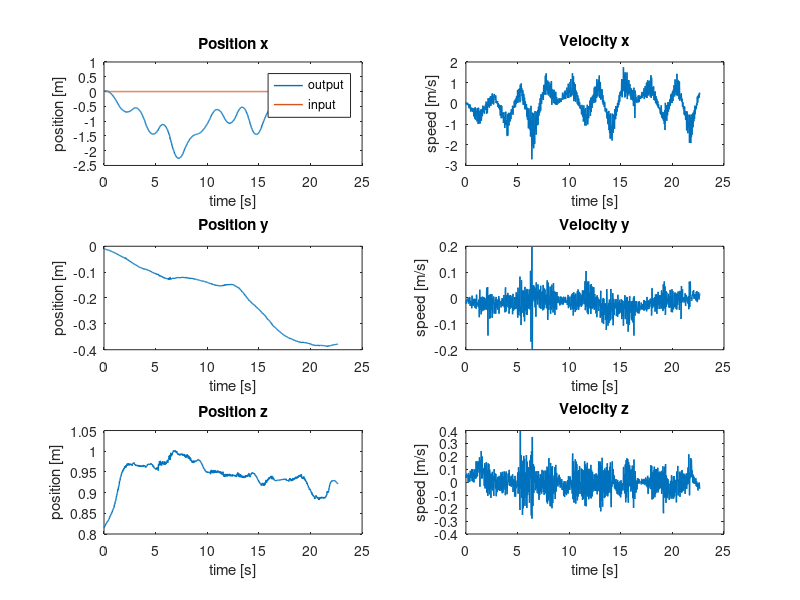
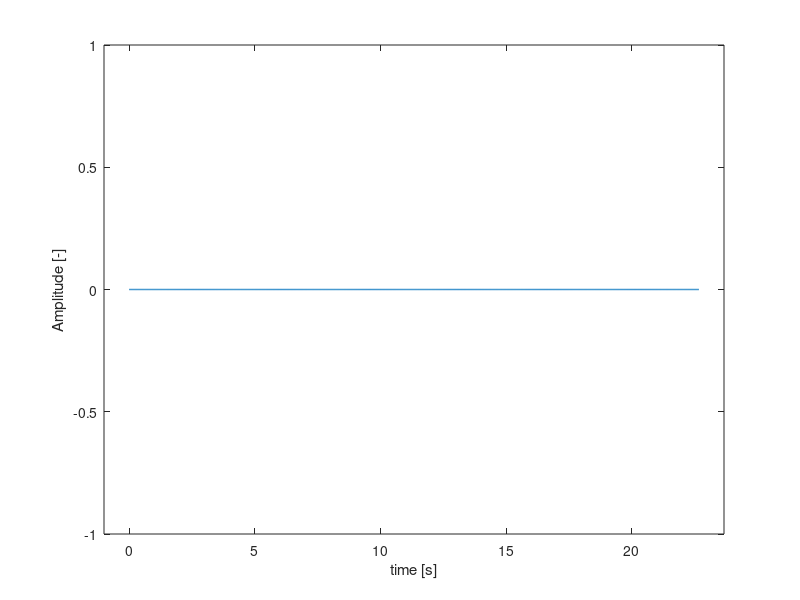
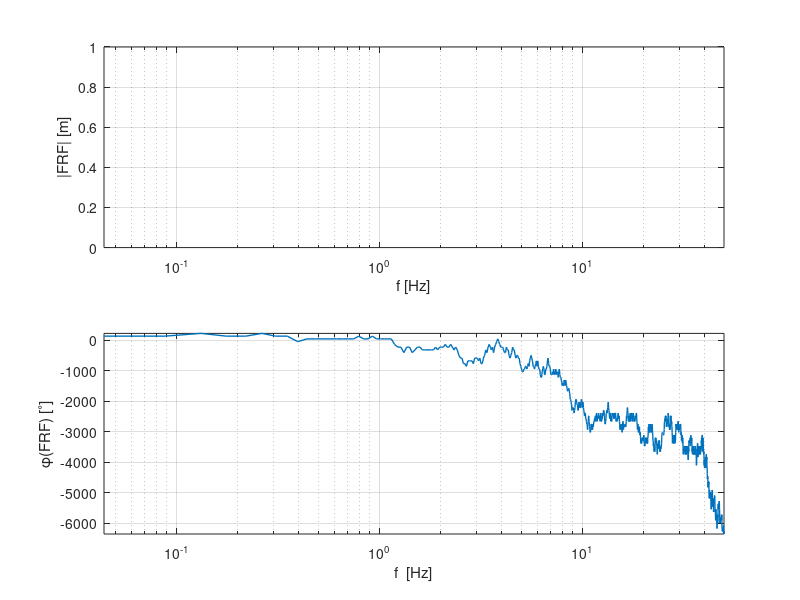
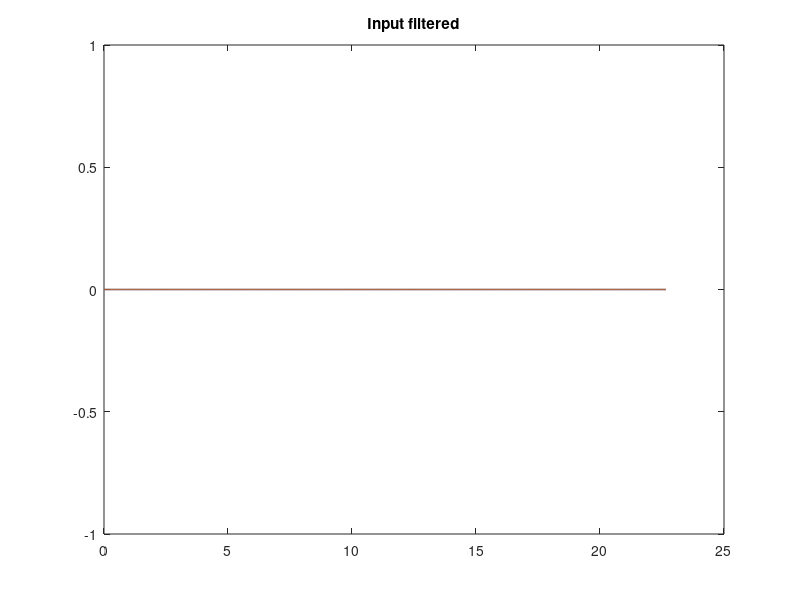

The MATLAB source for these figures, in order: (Note: this script raises an error after producing the figures.)
%%% Parameter estimation %%%
% zie ook 'test.m' !
clear all
close all

%% Load data from .mat-file

load angle_identification_x


%% Extract some signals from the data

set(0, 'DefaultLineLineWidth', 1);


% Cutoff useful data
% first_index = find(input~=0, 1);
input = input(1:end-10)';
output_x = output_x(1:end-10)';
output_y = output_y(1:end-10)';
output_z = output_z(1:end-10)';

dt = 0.02;
time = (0:dt:(length(input)-1)*dt)';

% Differentiation of x-, y-, z-position
% dt = sample time (gradient assumes timestep 1)
velocity_x = gradient(output_x)/dt;
velocity_y = gradient(output_y)/dt;
velocity_z = gradient(output_z)/dt;

% Do some plotting of the measurement data 
figure('Name','Output Measurements')
subplot(321), plot(time, output_x, time, input), title('Position x'), xlabel('time [s]'), ylabel('position [m]'), legend('output','input')
subplot(322), plot(time, velocity_x), title('Velocity x'), xlabel('time [s]'), ylabel('speed [m/s]')

subplot(323), plot(time, output_y), title('Position y'), xlabel('time [s]'), ylabel('position [m]')
subplot(324), plot(time, velocity_y), title('Velocity y'), xlabel('time [s]'), ylabel('speed [m/s]')

subplot(325), plot(time, output_z), title('Position z'), xlabel('time [s]'), ylabel('position [m]')
subplot(326), plot(time, velocity_z), title('Velocity z'), xlabel('time [s]'), ylabel('speed [m/s]')

% Input signal
figure('Name', 'Input signal')
plot(time, input)
xlabel('time [s]')
ylabel('Amplitude [-]')
axis([time(1)-1 time(end)+1 -1 1])


%% Frequency domain
Ts = dt;
fs = 1/dt;
N = length(velocity_x);
t = [0:N-1]'*Ts;
N = numel(input);
f = [0:N-1]'*(fs/N);

input_f = fft(input);
output_x_f = fft(output_x);
output_y_f = fft(output_y);
velocity_x_f = fft(velocity_x);
velocity_y_f = fft(velocity_y);

%indices = (nop+1):nop:(numel(f)/2); % alle 0 waarden er uit halen zodat niet delen door 0?
%f = f(indices);
%input_f = input_f(indices);
%velocity_x_f = velocity_x_f(indices);
%velocity_y_f = velocity_y_f(indices);

FRF = velocity_x_f./input_f;

figure('Name', 'Empirical transfer function freq response'),subplot(2,1,1),semilogx(f, 20*log10(abs(FRF)), 'LineWidth', 1)
axis tight
grid on
xlabel('f [Hz]')
xlim([f(1) f(end)])
ylabel('|FRF| [m]')
subplot(2,1,2),semilogx(f, 180/pi*unwrap(angle(FRF)), 'LineWidth', 1)
grid on
axis tight
xlabel('f  [Hz]')
ylabel('\phi(FRF) [^\circ]')
xlim([f(1) f(end)])


%% Choose a cutoff frequency for Butterworth filtering
f0 = 0.5; % crossover frequency
fc = 5*f0; % cutoff frequency
fcn = fc/(fs/2); % normalized cutoff frequency


%% Filtering of the in- and output data using Butterworth filter
[B, A] = butter(3,fcn); % order must be higher than order of system, 
                             % adjust cut-off frquency to be higher than highest eigenfrequency of the system

% input filtering                           
input_filt = filter(B,A,input);
% output filtering
velocity_x_filt = filter(B,A,velocity_x);
velocity_y_filt = filter(B,A,velocity_y);

figure('Name','filtered input')
plot(t,input,t,input_filt),title('Input filtered')

figure('Name','filtered output measurement')
subplot(211), plot(time, velocity_x, time, velocity_x_filt),title('v_{x,filt}')
subplot(212), plot(time, velocity_y, time, velocity_y_filt),title('v_{y,filt}')

%% Least squares solution for approximation of the parameters in the system
% Without filtering
% 2nd order proper
% y[k] = -a1*y[k-1]-a0*y[k-2]+b2*u[k]+b1*u[k-1]+b0*u[k-2]
y = velocity_x(3:end);
Phi = [-velocity_x(2:end-1), -velocity_x(1:end-2), input(3:end), input(2:end-1), input(1:end-2)];
theta = Phi\y;

B1 = [theta(3), theta(4), theta(5)];
A1 = [1, theta(1) theta(2)];

sys_d1 = tf(B1, A1, Ts);

FRF1 = squeeze(freqresp(sys_d1,2*pi*f));

figure('Name','2nd - no filter - proper: Freq Response'), subplot(211)
semilogx(f, 20*log10(abs(FRF1)))
grid on
xlim([f(1) f(end)])
xlabel('f  [Hz]')
ylabel('|FRF1|  [m]')
subplot(212),semilogx(f, 180/pi*unwrap(angle(FRF1)))
grid on
xlim([f(1) f(end)])
xlabel('f  [Hz]')
ylabel('\phi(FRF1)  [^\circ]')

x1 = lsim(sys_d1,input,t);

figure('Name','2nd - no filter - proper: Simulation')
subplot(211)
hold on
plot(t, velocity_x,'g')
plot(t, x1)
title('2nd - no filter - proper: Simulation vs Measurement')
legend('v_{x,meas}','v_{x,sim}')
xlabel('Time [s]')
ylabel('Displacement [m]')
axis tight
subplot(212)
plot(t,velocity_x - x1)
title('Difference between simulation and measurement')
legend('v_{x,meas}-v_{x,sim}')
xlabel('Time [s]')
ylabel('Displacement [m]')
axis tight

figure('Name','2nd - no filter - proper: Pole Zero Map'),pzmap(sys_d1)


%% With Butterworth filtering of in and output
% 2nd order proper
y2 = velocity_x_filt(3:end);
Phi2 = [-velocity_x_filt(2:end-1), -velocity_x_filt(1:end-2), input_filt(3:end), input_filt(2:end-1), input_filt(1:end-2)];
theta_filt = Phi2\y2;

B2 = [theta_filt(3),theta_filt(4),theta_filt(5)];
A2 = [1, theta_filt(1) theta_filt(2)];

sys_d2 = tf(B2, A2, Ts);

FRF2 = squeeze(freqresp(sys_d2,2*pi*f));

figure('Name','2nd - filtered - proper: Freq Response'),subplot(2,1,1),semilogx(f, 20*log10(abs(FRF2)))
grid on 
xlim([f(1) f(end)])
xlabel('f  [Hz]')
ylabel('|FRF2|  [m]')
axis tight
subplot(2,1,2)
semilogx(f, 180/pi*unwrap(angle(FRF2)))
grid on
xlim([f(1) f(end)])
xlabel('f  [Hz]')
ylabel('\phi(FRF2)  [^\circ]')

x2 = lsim(sys_d2,input,t);

figure('Name','2nd - filtered - proper: Simulation')
subplot(211)
hold on
plot(t, velocity_x,'g')
plot(t, velocity_x_filt)
plot(t,x2)
legend('v_{x,meas}', 'v_{x,filt}', 'v_{x,sim}')
title('2nd - filtered - proper: Simulation vs Measurement')
xlabel('Time [s]')
axis tight
ylabel('Velocity [m/s]')
subplot(212)
plot(t,velocity_x - x2)
title('Difference between simulation and measurement')
legend('v_{x,meas}-v_{x,sim}')
xlabel('Time [s]')
ylabel('Velocity [m/s]')
axis tight

figure('Name','2nd - filtered - proper: Pole Zero Map'),pzmap(sys_d2)


%% With Butterworth filtering of in and output
% 2nd order strictly proper

y3 = velocity_x_filt(3:end);
Phi3 = [-velocity_x_filt(2:end-1), -velocity_x_filt(1:end-2), input_filt(2:end-1), input_filt(1:end-2)];
theta_filt3 = Phi3\y3;

B3 = [theta_filt3(3),theta_filt3(4)];
A3 = [1, theta_filt3(1) theta_filt3(2)];

sys_d3 = tf(B3, A3, Ts);

FRF3 = squeeze(freqresp(sys_d3,2*pi*f));

figure('Name','2nd - filtered - strictly proper: Freq Response'),subplot(2,1,1),semilogx(f, 20*log10(abs(FRF3)))
grid on 
xlim([f(1) f(end)])
xlabel('f  [Hz]')
ylabel('|FRF3|  [m]')
axis tight
subplot(2,1,2)
semilogx(f, 180/pi*unwrap(angle(FRF3)))
grid on
xlim([f(1) f(end)])
xlabel('f  [Hz]')
ylabel('\phi(FRF3)  [^\circ]')

x3 = lsim(sys_d3,input,t);

figure('Name','2nd - filtered - strictly proper: Simulation')
subplot(211)
hold on
plot(t, velocity_x,'g')
plot(t, velocity_x_filt)
plot(t,x2)
legend('v_{x,meas}', 'v_{x,filt}', 'v_{x,sim}')
title('2nd - filtered - strictly proper: Simulation vs Measurement')
xlabel('Time [s]')
axis tight
ylabel('Velocity [m/s]')
subplot(212)
plot(t,velocity_x - x3)
title('Difference between simulation and measurement')
legend('v_{x,meas}-v_{x,sim}')
xlabel('Time [s]')
ylabel('Velocity [m/s]')
axis tight

figure('Name','2nd - filtered - strictly proper: Pole Zero Map')
pzmap(sys_d3)


%% ========================================================================
%                               MINIMUM PHASE
%  ========================================================================
%% With Butterworth filtering of in and output
% 2nd order strictly proper minimum phase

%                        b1
%      HVxJ(z) = -----------------
%                 z^2 + a1*z + a0

x4 = velocity_x_filt(3:end);
Phi4 = [-velocity_x_filt(2:end-1), -velocity_x_filt(1:end-2), input_filt(1:end-2)];
theta_filt4 = Phi4\x4;

B4 = [theta_filt4(3)];
A4 = [1, theta_filt4(1) theta_filt4(2)];

sys_d4 = tf(B4, A4, Ts);

FRF4 = squeeze(freqresp(sys_d4,2*pi*f));

figure('Name','2nd - filtered - strictly proper - Minimum Phase: Freq Response'),subplot(2,1,1),semilogx(f, 20*log10(abs(FRF4)))
grid on 
xlim([f(1) f(end)])
xlabel('f  [Hz]')
ylabel('|FRF4|  [m]')
axis tight
subplot(2,1,2)
semilogx(f, 180/pi*unwrap(angle(FRF4)))
grid on
xlim([f(1) f(end)])
xlabel('f  [Hz]')
ylabel('\phi(FRF4)  [^\circ]')

x4 = lsim(sys_d4,input,t);

figure('Name','2nd - filtered - strictly proper - Minimum Phase: Simulation')
subplot(211)
hold on
plot(t, velocity_x,'g')
plot(t, velocity_x_filt)
plot(t,x4)
legend('v_{x,meas}', 'v_{x,filt}', 'v_{x,sim}')
title('2nd - filtered - strictly proper - Minimum Phase: Simulation vs Measurement')
xlabel('Time [s]')
axis tight
ylabel('Velocity [m/s]')
subplot(212)
plot(t,velocity_x - x4)
title('Difference between simulation and measurement')
legend('v_{x,meas}-v_{x,sim}')
xlabel('Time [s]')
ylabel('Velocity [m/s]')
axis tight

figure('Name','2nd - filtered - strictly proper - Minimum Phase: Pole Zero Map')
pzmap(sys_d4)



%% Comparison
figure('Name','Comparison frequency responses')

bode(sys_d1), grid
hold on
bode(sys_d2)
bode(sys_d3)
bode(sys_d4)
legend('2nd - not filtered - proper', ...
       '2nd - filtered - proper', ...
       '2nd - filtered - strictly proper', ...
       '2nd - filtered - proper - minimum phase')
   
figure('Name', 'Comparison simulation results')
plot(t,[velocity_x_filt x1 x2 x3 x4])
legend('filtered measurement', ...
       '2nd - no filter - proper', ...
       '2nd - filter - proper', ...
       '2nd - filter - strictly proper', ...
       '2nd - filter - strictly proper - minimum phase')
%% Find crossover frequency of best fit
[error, index] = min(abs(20*log10(abs(FRF3(1:end-100)))));
f0 = f(index);

fprintf('f0x: %d \n', f0)


%% =================================
%  Continuous time transfer function
%  =================================

% % 2nd filtered strictly proper
% sys_c3 = d2c(sys_d3);
% sys_3 = c2d(sys_c3, 0.01);

% 2nd filtered strictly proper MINIMUM PHASE
% NOTE: we use 'matched' in order to preserve minimum phase in the
% conversion between discrete and continuous.
sys_c4 = d2c(sys_d4,'matched');
FRFc4 = squeeze(freqresp(sys_c4,2*pi*f));

figure('Name','Continuous - 2nd - filtered - strictly proper - Minimum Phase: Freq Response')
subplot(2,1,1)
semilogx(f, 20*log10(abs(FRFc4)))
grid on 
xlim([f(1) f(end)])
xlabel('f  [Hz]')
ylabel('|FRFc4|  [m]')
axis tight
subplot(2,1,2)
semilogx(f, 180/pi*unwrap(angle(FRFc4)))
grid on
xlim([f(1) f(end)])
xlabel('f  [Hz]')
ylabel('\phi(FRFc4)  [^\circ]')

xc4 = lsim(sys_c4,input,t);

figure('Name','2nd - filtered - strictly proper - Minimum Phase: Simulation')
subplot(211)
hold on
plot(t, velocity_x,'g')
plot(t, velocity_x_filt)
plot(t,xc4)
legend('v_{x,meas}', 'v_{x,filt}', 'v_{x,sim}')
title('2nd - filtered - strictly proper - Minimum Phase: Simulation vs Measurement')
xlabel('Time [s]')
axis tight
ylabel('Velocity [m/s]')
subplot(212)
plot(t,velocity_x - xc4)
title('Difference between simulation and measurement')
legend('v_{x,meas}-v_{x,sim}')
xlabel('Time [s]')
ylabel('Velocity [m/s]')
axis tight

figure('Name','2nd - filtered - strictly proper - Minimum Phase: Pole Zero Map')
pzmap(sys_c4)


%% Discretize to 100Hz 
sys_4 = c2d(sys_c4, 0.01,'matched');

figure('Name','PZmaps for minimum-phase discrete & continuous')
hold on
pzmap(sys_d4)
pzmap(sys_4)
pzmap(sys_c4)
legend('50Hz','100Hz','continuous')


%% Plot 100Hz fit
%  & Integreer deze en kijk of fit op positie goed is.
dt100Hz = .01;
t100Hz = (0:dt100Hz:(length(input)-1)*dt)';

% Differentiator
z = tf('z', dt100Hz);
int_d = z*dt100Hz/(z-1);
sys_x = int_d * sys_4;

% Interpolate input
input100Hz = interp1(t,input,t100Hz);

v_sim = lsim(sys_4m,input100Hz,t100Hz);
x_sim = lsim(sys_x,input100Hz,t100Hz);

figure('Name','Velocity 100Hz model simulation')
plot(t,velocity_x_filt, t100Hz, v_sim)
legend('filtered velocity','simulation')

figure('Name', 'Integrated velocity simulation')
plot(t, output_x, t100Hz, x_sim);
% Conclusie: komt heel goed overeen met fit 3e orde op positie!

%% Minimum phase with matched, but without zero at z=-1
%  Manual 'matched' c2d.

[coeffs_num, coeffs_den] = tfdata(sys_c4);
b0 = coeffs_num{1}(3);
a1 = coeffs_den{1}(2);
a0 = coeffs_den{1}(3);

% continuous poles
P = pole(sys_c4);

kd = b0/a0*(1-exp(P(1)*0.01))*(1-exp(P(2)*0.01));

z = tf('z',0.01);
sys_4m = kd/((1-exp(P(1)*0.01)*z^-1)*(1-exp(P(2)*0.01)*z^-1));

%% Filter 2nd order system to prevent inverse model to rise 40db/dec
figure('Name', 'Empirical VS Fit: Freq response magnitude')
semilogx(f, 20*log10(abs(FRF)), 'LineWidth', 1)
hold on
semilogx(f, 20*log10(abs(FRFc4)))
axis tight
grid on
xlabel('f [Hz]')
xlim([f(1) f(end)])
ylabel('|FRF| [m]')

figure('Name', 'Empirical VS Fit: Freq response phase')
semilogx(f, 180/pi*unwrap(angle(FRF)), 'LineWidth', 1)
hold on
semilogx(f, 180/pi*unwrap(angle(FRFc4)), 'LineWidth', 1)
grid on
axis tight
xlabel('f  [Hz]')
ylabel('\phi(FRF) [^\circ]')
xlim([f(1) f(end)])

% Difference
FRF_diff = (FRF-FRFc4)./FRFc4;

figure('Name','Empirical VS Continuous Fit: Difference in Freq Response')
subplot(2,1,1)
semilogx(f, 20*log10(abs(FRF_diff)))
grid on 
xlim([f(1) f(end)])
xlabel('f  [Hz]')
ylabel('|FRF_{diff}|  [m]')
axis tight
subplot(2,1,2)
semilogx(f, 180/pi*unwrap(angle(FRF_diff)))
grid on
xlim([f(1) f(end)])
xlabel('f  [Hz]')
ylabel('\phi(FRF_diff)  [^\circ]')

%%
Fs = 100;
Fc = 1;
Fcn = Fc/(Fs/2);
[Bpre, Apre] = butter(2, Fcn);
freqz(Bpre,Apre)

filt = tf(Bpre,Apre);
FRFfilt = squeeze(freqresp(filt,2*pi*f));
FRFfilt(1)
